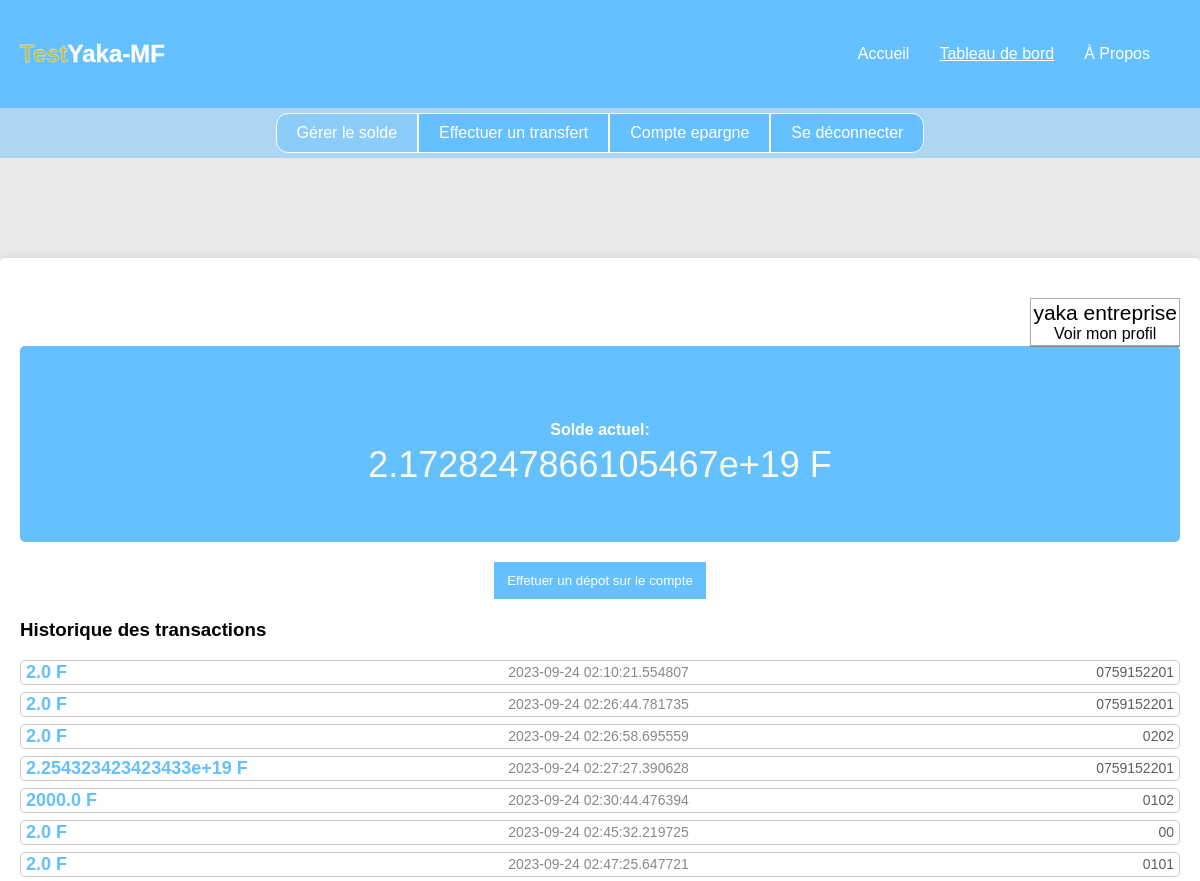
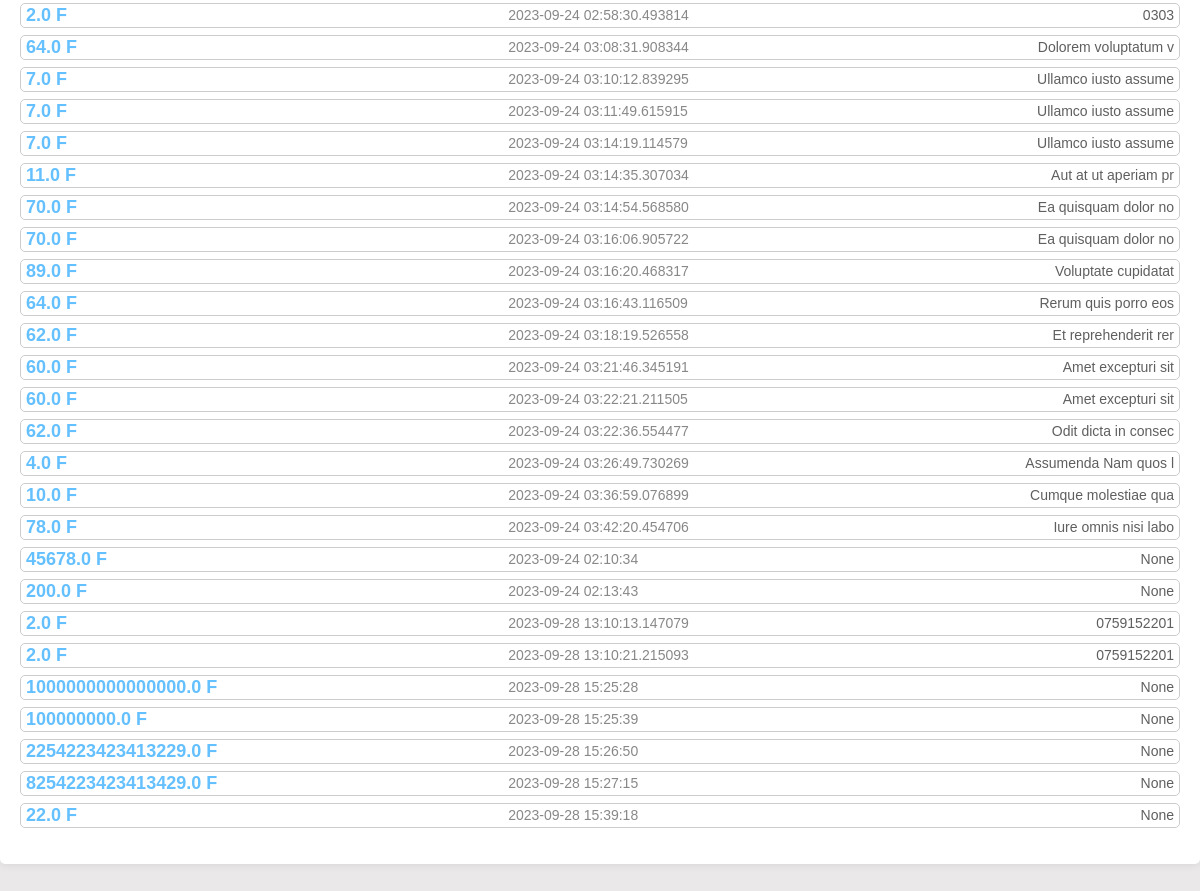
The page /dashboard (signed in) on the database its author committed (2 pictures, top to bottom).
### tables this page shows
CREATE TABLE utilisateur (
        id INTEGER PRIMARY KEY AUTOINCREMENT,
        nom TEXT,
        email TEXT UNIQUE,
        contact TEXT UNIQUE,
        mot_de_passe TEXT,
        solde REAL DEFAULT 3000
    );

CREATE TABLE historique_operation (
        id INTEGER PRIMARY KEY AUTOINCREMENT,
        utilisateur_id INTEGER,
        description TEXT,
        contact_destinataire TEXT,
        montant REAL,
        date DATETIME DEFAULT CURRENT_TIMESTAMP
    );

### app.py (the view)
@app.route('/dashboard')
@login_required
def dashboard():
    cursor.execute('SELECT * FROM historique_operation WHERE utilisateur_id = ?', (current_user.id,))
    historique_operations = cursor.fetchall()
    return render_template('dashboard.html', utilisateur=current_user, historique_operations=historique_operations)

### app.py (called while the page is built)
@login_manager.user_loader
def load_user(user_id):
    cursor.execute('SELECT * FROM utilisateur WHERE id = ?', (user_id,))
    utilisateur_data = cursor.fetchone()
    if utilisateur_data:
        return Utilisateur(*utilisateur_data)
    return None

### templates/dashboard.html (shortened to what this page needs)
<!DOCTYPE html>
<html lang="en">
<head>
    <link rel="stylesheet" href="../static/css/dashboard.css">
</head>
<body>
    <div class="tableau-de-bord">
        <div class="logo">
            <a href=""><h2 style="color: rgb(188, 188, 89); -webkit-text-stroke: 0.3px white;">Test<span style="color: white;">Yaka-MF</span></h2></a>
        </div>
        <div class="menu">
            <ul>
                <li><a href="{{ url_for('accueil_inscrip') }}">Accueil</a></li>
                <li><a href="{{ url_for('dashboard') }}" style="text-decoration: underline;">Tableau de bord</a></li>
                <li><a href="{{ url_for('a_propos') }}">À Propos</a></li>
            </ul>
        </div>
    </div>
    <div class="barre-menu">
        <button class="menu-bouton1" style=" background: #65bfff75;"> <a href="{{ url_for('dashboard') }}">Gérer le solde</a></button>
        <button class="menu-bouton2"> <a href="{{ url_for('transfert') }}">Effectuer un transfert</a></button>
        <button class="menu-bouton3"> <a href="{{ url_for('compte_epargne') }}">Compte epargne</a></button>
        <button class="menu-bouton4"> <a href="{{ url_for('deconnexion') }}">Se déconnecter</a></button>
    </div>
    <div class="container">
        <div class="div_profil">
            <a href="{{url_for('profil')}}" id="profile-link"><span style="font-size: 21px;">{{  utilisateur.nom }}</span><br>Voir mon profil</a>
        </div>
            <div class="solde-container">
                <p class="solde"><span class="p_solde" style="text-align: center;font-weight: bold;">Solde actuel:</span> <br> {{ utilisateur.solde }} F</p>
            </div>
        <div class="text-center mt-4">
            <button id="recharge-button" class="bouton_recharger">Effetuer un dépot sur le compte</button>
        </div>
        <h3 class="mt-4">Historique des transactions</h3>
        <ul class="list-unstyled">
            {% for operation in historique_operations %}
            <div class="historique-operation">
                <p class="montant">{{ operation[4] }} F</p>
                <div style="display: flex; justify-content: space-between; width: 58%; ">
                    <p class="date-heure">{{ operation[5] }}</p>
                    <p class="contact-destinataire">{{ operation[3] }}</p>
                </div>
            </div>
            {% endfor %}
        </ul>
    </div>
</body>
</html>

### static/css/dashboard.css (style rules this page uses)
body { font-family: Arial, sans-serif; margin: 0; padding: 0; background: #eae8e8; }
a { text-decoration: none; color: white; }
.tableau-de-bord { display: flex; justify-content: space-between; align-items: center; padding: 20px; background-color: #65C0FF; color: white; }
.menu li { margin-right: 30px; }
.menu a { text-decoration: none; color: white; }
.menu ul { list-style: none; display: flex; margin: 0; padding: 0; }
.barre-menu { display: flex; justify-content: center; align-items: center; height: 50px; background-color: #65bfff75; }
.menu-bouton1, .menu-bouton2, .menu-bouton3, .menu-bouton4 { background-color: #65C0FF; color: #fff; border: none; padding: 10px 20px; border: 1px solid; cursor: pointer; font-size: 16px; transition: background-color 0.3s ease; }
.menu-bouton1 { border-radius: 12px 0 0 12px; }
.menu-bouton4 { border-radius: 0 12px 12px 0 ; }
.container { max-width: 1200px; margin: 100px auto; background-color: #fff; border-radius: 5px; box-shadow: 0 0 10px rgba(0, 0, 0, 0.1); padding: 20px; }
h2 { font-size: 24px; color: #333333; }
.text-center { text-align: center; }
.mt-4 { margin-top: 20px; }
.list-unstyled { list-style: none; padding: 0; }
.historique-operation { background-color: #fff; border: 1px solid #cccccc; padding: 5px; height: 13px; margin-bottom: 7px; border-radius: 5px; display: flex; justify-content: space-between; align-items: center; }
.montant { font-size: 18px; font-weight: bold; color: #65C0FF; }
.date-heure { font-size: 14px; color: #888888; }
.contact-destinataire { font-size: 14px; color: #5f5f5f; }
.bouton_recharger { border: 1px solid #65C0FF; padding: 10px 12px; }
button { background-color: #65C0FF; color: #fff; cursor: pointer; }
#profile-link { display: block; text-align: center; margin-top: 20px; }
.solde-container { text-align: center; display: flex; justify-content: space-around; align-items: center; background-color: #65C0FF; color: #fff; padding: 20px; border-radius: 5px; }
.solde { text-align: center; font-size: 36px; color: rgb(247, 248, 228); }
.p_solde { text-align: center; font-size: 16px; color: white; font-weight: bold; }
.div_profil { justify-content: end; display: flex; }
.div_profil a { color: black; border: 1px solid rgb(175, 173, 173); padding: 2px; box-shadow: 0.1px 0.5px 0.5px 0 rgb(136, 134, 134); }
#recharge-button { background-color: #65C0FF; }

### rows shown on the page
utilisateur: nom "yaka entreprise", solde "2.1728247866105467e+19"
historique_operation: montant "2.0", date "2023-09-24 02:10:21.554807", contact_destinataire "0759152201"
historique_operation: montant "2.0", date "2023-09-24 02:26:44.781735", contact_destinataire "0759152201"
historique_operation: montant "2.0", date "2023-09-24 02:26:58.695559", contact_destinataire "0202"
historique_operation: montant "2.254323423423433e+19", date "2023-09-24 02:27:27.390628", contact_destinataire "0759152201"
historique_operation: montant "2000.0", date "2023-09-24 02:30:44.476394", contact_destinataire "0102"
historique_operation: montant "2.0", date "2023-09-24 02:45:32.219725", contact_destinataire "00"
historique_operation: montant "2.0", date "2023-09-24 02:47:25.647721", contact_destinataire "0101"
historique_operation: montant "2.0", date "2023-09-24 02:58:30.493814", contact_destinataire "0303"
historique_operation: montant "64.0", date "2023-09-24 03:08:31.908344", contact_destinataire "Dolorem voluptatum v"
historique_operation: montant "7.0", date "2023-09-24 03:10:12.839295", contact_destinataire "Ullamco iusto assume"
historique_operation: montant "7.0", date "2023-09-24 03:11:49.615915", contact_destinataire "Ullamco iusto assume"
historique_operation: montant "7.0", date "2023-09-24 03:14:19.114579", contact_destinataire "Ullamco iusto assume"
historique_operation: montant "11.0", date "2023-09-24 03:14:35.307034", contact_destinataire "Aut at ut aperiam pr"
historique_operation: montant "70.0", date "2023-09-24 03:14:54.568580", contact_destinataire "Ea quisquam dolor no"
historique_operation: montant "70.0", date "2023-09-24 03:16:06.905722", contact_destinataire "Ea quisquam dolor no"
historique_operation: montant "89.0", date "2023-09-24 03:16:20.468317", contact_destinataire "Voluptate cupidatat"
historique_operation: montant "64.0", date "2023-09-24 03:16:43.116509", contact_destinataire "Rerum quis porro eos"
historique_operation: montant "62.0", date "2023-09-24 03:18:19.526558", contact_destinataire "Et reprehenderit rer"
historique_operation: montant "60.0", date "2023-09-24 03:21:46.345191", contact_destinataire "Amet excepturi sit"
historique_operation: montant "60.0", date "2023-09-24 03:22:21.211505", contact_destinataire "Amet excepturi sit"
historique_operation: montant "62.0", date "2023-09-24 03:22:36.554477", contact_destinataire "Odit dicta in consec"
historique_operation: montant "4.0", date "2023-09-24 03:26:49.730269", contact_destinataire "Assumenda Nam quos l"
historique_operation: montant "10.0", date "2023-09-24 03:36:59.076899", contact_destinataire "Cumque molestiae qua"
historique_operation: montant "78.0", date "2023-09-24 03:42:20.454706", contact_destinataire "Iure omnis nisi labo"
historique_operation: montant "45678.0", date "2023-09-24 02:10:34", operation "None"
historique_operation: montant "200.0", date "2023-09-24 02:13:43", operation "None"
historique_operation: montant "2.0", date "2023-09-28 13:10:13.147079", contact_destinataire "0759152201"
historique_operation: montant "2.0", date "2023-09-28 13:10:21.215093", contact_destinataire "0759152201"
historique_operation: montant "1000000000000000.0", date "2023-09-28 15:25:28", operation "None"
historique_operation: montant "100000000.0", date "2023-09-28 15:25:39", operation "None"
historique_operation: montant "2254223423413229.0", date "2023-09-28 15:26:50", operation "None"
historique_operation: montant "8254223423413429.0", date "2023-09-28 15:27:15", operation "None"
historique_operation: montant "22.0", date "2023-09-28 15:39:18", operation "None"
